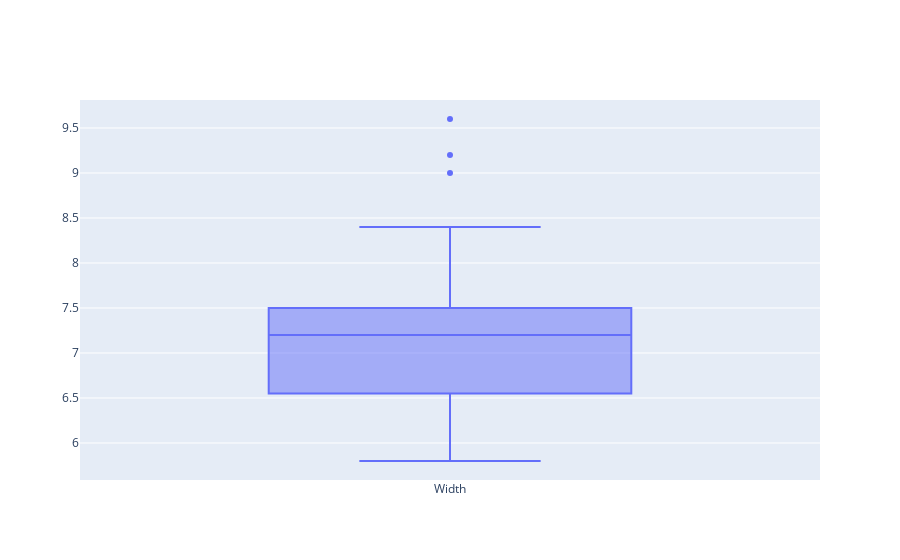

The notebook cell this image was saved under:
### Code cell
fig = go.Figure()
fig.add_trace(go.Box(y=fruits.width.values, name="Width"))
fig.show()

### Figure 1 — Plotly figure (JSON) as saved in the notebook; plotly's stock layout.template omitted (floating-point values rounded to 4 significant figures)
{"data": [{"name": "Width", "type": "box", "y": [8.4, 8, 7.4, 6.2, 6, 5.8, 5.9, 5.8, 7.1, 7.4, 6.9, 7.1, 7, 7.3, 7.6, 7.7, 7.6, 7.5, 7.5, 7.4, 7.5, 7.4, 7.3, 7.6, 9, 9.2, 9.6, 7.5, 6.7, 7, 7.1, 7.8, 7.2, 7.5, 7.6, 7.1, 7.1, 7.3, 7.2, 6.8, 7.1, 7.6, 7.2, 7.2, 7.3, 7.2, 7.3, 7.3, 7.3, 5.8, 6, 6, 5.9, 6, 6.1, 6.3, 5.9, 6.5, 6.1]}], "layout": {}}
